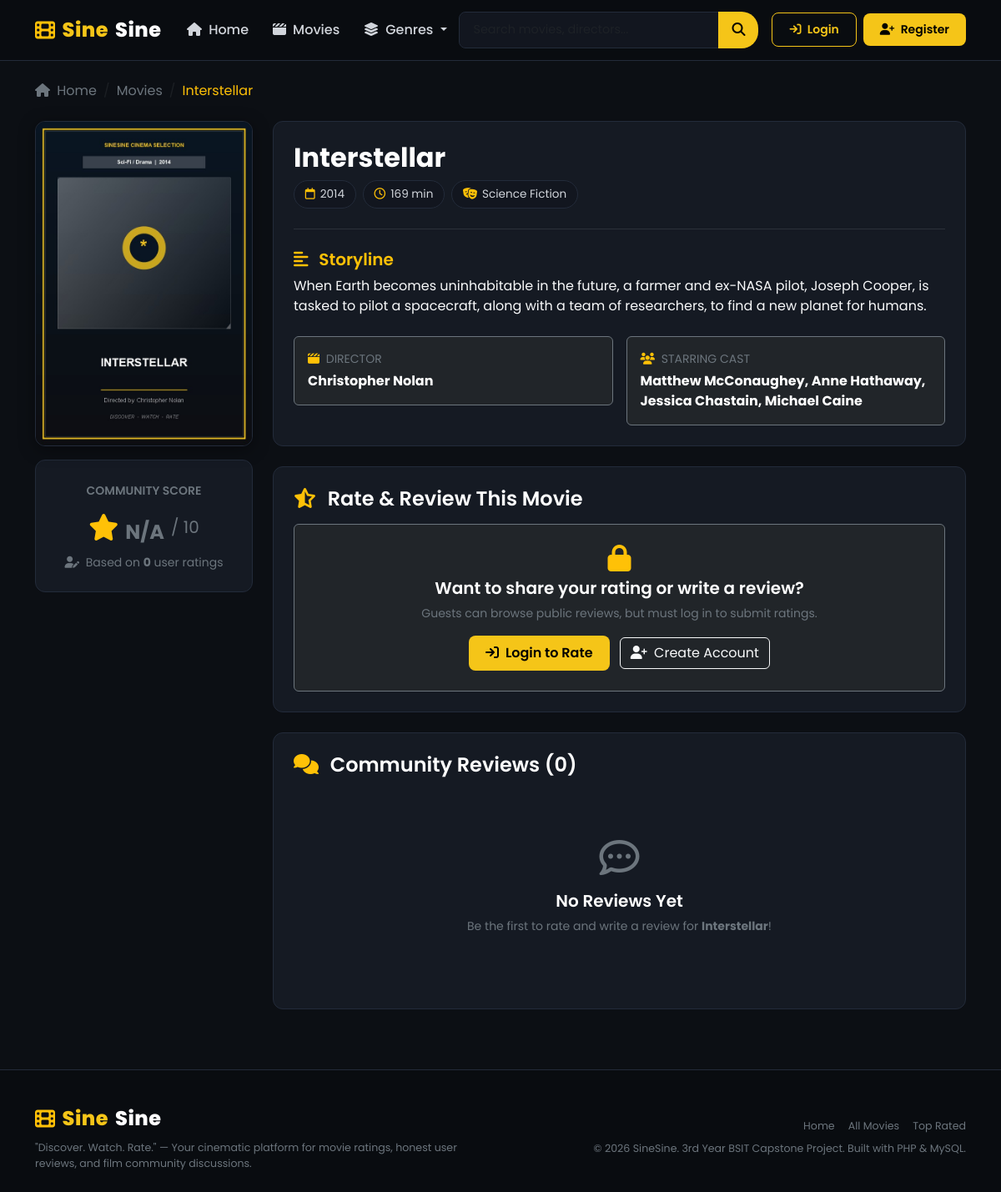
/movie-details.php?id=2, run on the app's committed database.
### tables this page shows
CREATE TABLE `movies` (
  `id` INT AUTO_INCREMENT PRIMARY KEY,
  `title` VARCHAR(150) NOT NULL,
  `description` TEXT NOT NULL,
  `genre` VARCHAR(100) NOT NULL,
  `release_year` INT(4) NOT NULL,
  `director` VARCHAR(100) NOT NULL,
  `cast` TEXT NOT NULL,
  `duration` VARCHAR(50) NOT NULL,
  `poster` VARCHAR(255) NOT NULL,
  `created_at` TIMESTAMP DEFAULT CURRENT_TIMESTAMP
);

### includes/functions.php (called while the page is built, shortened)
<?php
function sanitize($data) {
    return htmlspecialchars(trim((string)$data), ENT_QUOTES, 'UTF-8');
}
function getMovieById($pdo, $movieId) {
    $sql = "SELECT m.*,
            COALESCE(AVG(r.rating), 0) AS avg_rating,
            COUNT(r.id) AS review_count
            FROM movies m
            LEFT JOIN reviews r ON m.id = r.movie_id
            WHERE m.id = :id
            GROUP BY m.id";
    $stmt = $pdo->prepare($sql);
    $stmt->execute([':id' => $movieId]);
    return $stmt->fetch();
}
function getMovieReviews($pdo, $movieId) {
    $sql = "SELECT r.*, u.username, u.full_name, u.avatar
            FROM reviews r
            JOIN users u ON r.user_id = u.id
            WHERE r.movie_id = :movie_id
            ORDER BY r.created_at DESC";
    $stmt = $pdo->prepare($sql);
    $stmt->execute([':movie_id' => $movieId]);
    return $stmt->fetchAll();
}

### includes/auth.php (called while the page is built, shortened)
<?php
function isLoggedIn() {
    return isset($_SESSION['user_id']) && !empty($_SESSION['user_id']);
}
function isAdmin() {
    return isLoggedIn() && isset($_SESSION['role']) && $_SESSION['role'] === 'admin';
}

### movie-details.php (the view, shortened to what this page needs)
<?php
require_once __DIR__ . '/config/database.php';
require_once __DIR__ . '/includes/auth.php';
require_once __DIR__ . '/includes/functions.php';
$pdo = getDBConnection();
$movieId = isset($_GET['id']) ? (int)$_GET['id'] : 0;
$movie = getMovieById($pdo, $movieId);
$reviews = getMovieReviews($pdo, $movieId);
$userExistingReview = null;
$hasRating = $movie['avg_rating'] > 0;
$ratingScore = $hasRating ? number_format($movie['avg_rating'], 1) : null;
include_once __DIR__ . '/includes/header.php';
?>
<nav aria-label="breadcrumb" class="mb-4">
    <ol class="breadcrumb">
        <li class="breadcrumb-item"><a href="/sinesine/index.php" class="text-secondary"><i class="fa-solid fa-house me-1"></i> Home</a></li>
        <li class="breadcrumb-item"><a href="/sinesine/movies.php" class="text-secondary">Movies</a></li>
        <li class="breadcrumb-item active text-warning" aria-current="page"><?= sanitize($movie['title']) ?></li>
    </ol>
</nav>
<div class="row g-4 mb-5">
    <div class="col-md-4 col-lg-3">
        <img src="/sinesine/assets/images/movies/<?= sanitize($movie['poster']) ?>"
             onerror="this.src='/sinesine/assets/images/movies/inception.jpg'"
             alt="<?= sanitize($movie['title']) ?>"
             class="detail-poster-img mb-3">
        <div class="detail-info-card text-center">
            <span class="text-secondary small text-uppercase fw-semibold">Community Score</span>
            <div class="d-flex align-items-center justify-content-center gap-2 my-2">
                <i class="fa-solid fa-star fa-2x text-warning"></i>
                <div class="display-6 fw-bold text-white">
                    <?= $hasRating ? $ratingScore : '<span class="fs-4 text-secondary">N/A</span>' ?>
                </div>
                <span class="text-secondary fs-5">/ 10</span>
            </div>
            <p class="text-secondary small mb-0">
                <i class="fa-solid fa-user-pen me-1"></i> Based on <strong><?= (int)$movie['review_count'] ?></strong> user rating<?= ((int)$movie['review_count'] === 1) ? '' : 's' ?>
            </p>
        </div>
    </div>
    <div class="col-md-8 col-lg-9">
        <div class="detail-info-card mb-4">
            <div class="d-flex flex-wrap justify-content-between align-items-start gap-2 mb-3">
                <div>
                    <h1 class="h2 text-white fw-bold mb-1"><?= sanitize($movie['title']) ?></h1>
                    <div class="d-flex flex-wrap gap-2 align-items-center mt-2">
                        <span class="detail-meta-pill"><i class="fa-regular fa-calendar text-warning"></i> <?= sanitize($movie['release_year']) ?></span>
                        <span class="detail-meta-pill"><i class="fa-regular fa-clock text-warning"></i> <?= sanitize($movie['duration']) ?></span>
                        <span class="detail-meta-pill"><i class="fa-solid fa-masks-theater text-warning"></i> <?= sanitize($movie['genre']) ?></span>
                    </div>
                </div>
            </div>
            <hr class="border-secondary my-4">
            <div class="mb-4">
                <h5 class="text-warning mb-2"><i class="fa-solid fa-align-left me-2"></i> Storyline</h5>
                <p class="text-light leading-relaxed fs-6 mb-0"><?= nl2br(sanitize($movie['description'])) ?></p>
            </div>
            <div class="row g-3">
                <div class="col-sm-6">
                    <div class="p-3 rounded bg-dark border border-secondary">
                        <span class="text-secondary small text-uppercase d-block mb-1"><i class="fa-solid fa-clapperboard text-warning me-1"></i> Director</span>
                        <strong class="text-white"><?= sanitize($movie['director']) ?></strong>
                    </div>
                </div>
                <div class="col-sm-6">
                    <div class="p-3 rounded bg-dark border border-secondary">
                        <span class="text-secondary small text-uppercase d-block mb-1"><i class="fa-solid fa-users text-warning me-1"></i> Starring Cast</span>
                        <strong class="text-white"><?= sanitize($movie['cast']) ?></strong>
                    </div>
                </div>
            </div>
        </div>
        <div class="detail-info-card mb-4" id="review-section">
            <h4 class="text-white mb-3">
                <i class="fa-solid fa-star-half-stroke text-warning me-2"></i>
                <?= $userExistingReview ? 'Your Submitted Rating & Review' : 'Rate & Review This Movie' ?>
            </h4>
            <?php if (isAdmin()): ?>
                <div class="text-center py-4 bg-dark rounded border border-secondary">
                    <i class="fa-solid fa-shield-halved text-warning fa-2x mb-2"></i>
                    <h5 class="text-white">Administrator Accounts</h5>
                    <p class="text-secondary small mb-0">Administrators cannot submit ratings or reviews.</p>
                </div>
            <?php else: ?>
                <div class="text-center py-4 bg-dark rounded border border-secondary">
                    <i class="fa-solid fa-lock text-warning fa-2x mb-2"></i>
                    <h5 class="text-white">Want to share your rating or write a review?</h5>
                    <p class="text-secondary small mb-3">Guests can browse public reviews, but must log in to submit ratings.</p>
                    <a href="/sinesine/login.php" class="btn btn-gold me-2">
                        <i class="fa-solid fa-arrow-right-to-bracket me-1"></i> Login to Rate
                    </a>
                    <a href="/sinesine/register.php" class="btn btn-outline-light">
                        <i class="fa-solid fa-user-plus me-1"></i> Create Account
                    </a>
                </div>
            <?php endif; ?>
        </div>
        <div class="detail-info-card">
            <div class="d-flex justify-content-between align-items-center mb-4">
                <h4 class="text-white mb-0">
                    <i class="fa-solid fa-comments text-warning me-2"></i>
                    Community Reviews (<?= count($reviews) ?>)
                </h4>
            </div>
            <?php if (empty($reviews)): ?>
                <div class="text-center py-5">
                    <i class="fa-regular fa-comment-dots text-secondary fa-3x mb-3"></i>
                    <h5 class="text-white">No Reviews Yet</h5>
                    <p class="text-secondary small">Be the first to rate and write a review for <strong><?= sanitize($movie['title']) ?></strong>!</p>
                </div>
            <?php endif; ?>
        </div>
    </div>
</div>
<?php include_once __DIR__ . '/includes/footer.php'; ?>

### assets/css/style.css (style rules this page uses)
:root { --bg-main: #0c0f14; --bg-card: #151a23; --bg-card-hover: #1c2230; --bg-navbar: #090c10; --bg-input: #12161f; --border-color: #232b3a; --gold: #f5c518; --gold-hover: #e2b616; --text-white: #ffffff; --text-muted: #8c9ba5; --text-light: #d1d5db; --danger: #e50914; --font-primary: 'Poppins', -apple-system, BlinkMacSystemFont, 'Segoe UI', Roboto, sans-serif; --radius-sm: 8px; --radius-md: 12px; --radius-lg: 16px; --shadow-soft: 0 4px 20px rgba(0, 0, 0, 0.4); --shadow-hover: 0 10px 30px rgba(0, 0, 0, 0.7); --transition: all 0.25s ease-in-out; }
body { background-color: var(--bg-main); color: var(--text-light); font-family: var(--font-primary); min-height: 100vh; display: flex; flex-direction: column; overflow-x: hidden; }
h1, h2, h3, h4, h5, h6 { color: var(--text-white); font-weight: 600; }
a { color: var(--gold); text-decoration: none; transition: var(--transition); }
.btn-gold { background-color: var(--gold); color: #000; font-weight: 600; border-radius: var(--radius-sm); padding: 0.55rem 1.25rem; border: none; transition: var(--transition); }
.detail-poster-img { width: 100%; border-radius: var(--radius-md); box-shadow: var(--shadow-soft); border: 1px solid var(--border-color); }
.detail-info-card { background-color: var(--bg-card); border: 1px solid var(--border-color); border-radius: var(--radius-md); padding: 1.5rem; }
.detail-meta-pill { background-color: var(--bg-input); border: 1px solid var(--border-color); padding: 0.35rem 0.8rem; border-radius: 20px; font-size: 0.85rem; display: inline-flex; align-items: center; gap: 6px; color: var(--text-light); }

### data on the page
movies: title "Interstellar", poster (picture), release_year "2014", duration "169 min", genre "Science Fiction", description "When Earth becomes uninhabitable in the future, a farmer and ex-NASA pilot, Joseph Cooper, is tasked to pilot a spacecraft, along with a team of researchers, to find a new planet for humans.", director "Christopher Nolan", cast "Matthew McConaughey, Anne Hathaway, Jessica Chastain, Michael Caine"

### other printed values
$movie['review_count'] "0"
count($reviews) "0"
